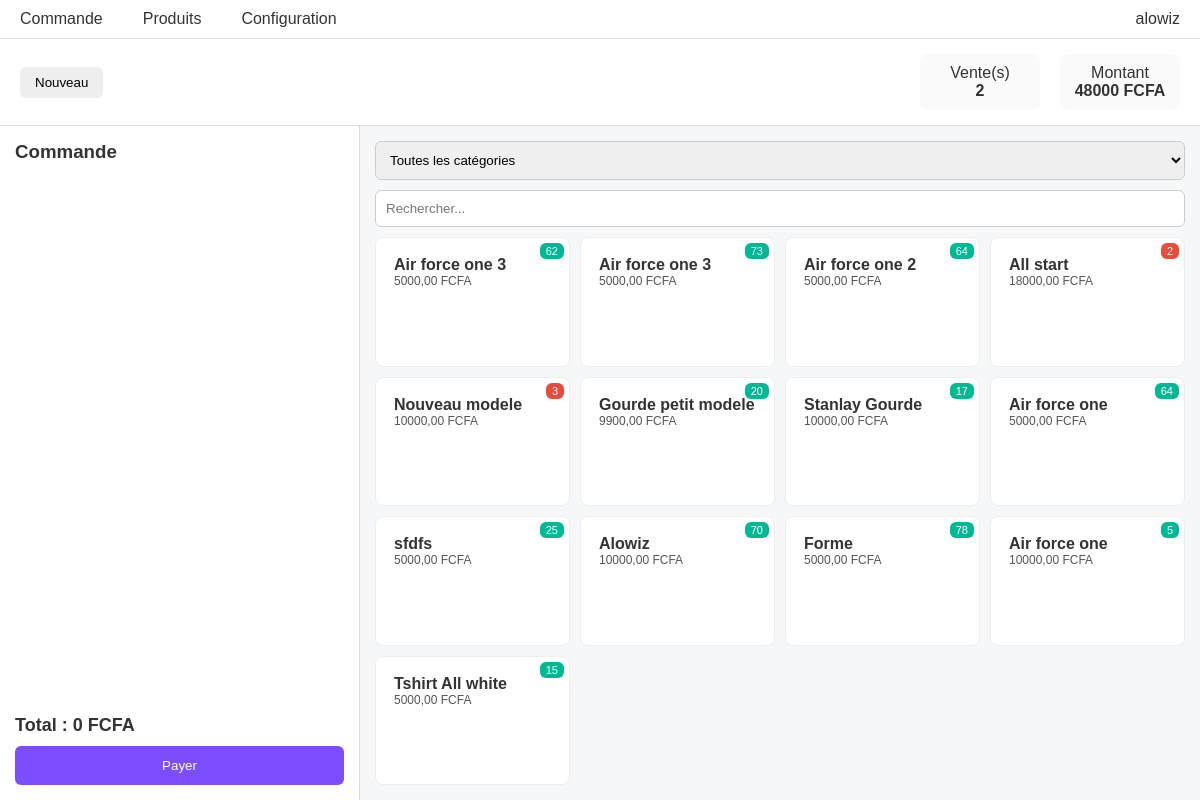
The page /sales/pos/ (signed in) on the database its author committed.
### products/models.py (models this page shows, shortened)
class Product(BaseModel):
    name = models.CharField(max_length=200)
    category = models.ForeignKey(Category, on_delete=models.CASCADE)
    unit = models.ForeignKey(Unit, on_delete=models.SET_NULL, null=True)
    sale_price = models.DecimalField(max_digits=10, decimal_places=2)
    cost_price = models.DecimalField(max_digits=10, decimal_places=2)
    company_id = models.IntegerField()
    quantity = models.IntegerField(default=0)
    image = models.ImageField(
        upload_to='products/',
        blank=True,
        null=True
    )

### sales/views.py (the view)
# urls.py: path('pos/', pos, name="pas"),
def pos(request):
    query = request.GET.get('q', '')
    category = request.GET.get('category', '')  # ✅ NEW
    user = request.user
    products = Product.objects.filter(created_by=user)
    if query:
        products = products.filter(name__icontains=query)
    if category:
        products = products.filter(category_id=category)
    products = products.order_by('-created_at')
    if request.headers.get('x-requested-with') == 'XMLHttpRequest':
        data = list(products.values(
            'id', 'name', 'quantity', 'sale_price'
        ))
        return JsonResponse(data, safe=False)
    categories = Category.objects.all()
    return render(request, "sales/pos.html", {
        "products": products[:30],  # limiter seulement côté affichage initial
        "categories": categories
    })

### connexion/templates/sales/pos.html (shortened to what this page needs)
<!DOCTYPE html>
<html lang="fr">
<head>
</head>
<body>
<div class="topbar">
    <div class="menu">
        <a href="{% url 'pas' %}">Commande</a>
        <a href="{% url 'product_list' %}">Produits</a>
          <div class="config">
            <a href="#" onclick="toggleMenu(event)">Configuration</a>
        </div>
    </div>
    <div class="right">
        <span>  {{ user.username }}</span>
    </div>
</div>
<div class="container">
    <div class="header">
        <button class="btn btn-light">Nouveau</button>
        <div class="stats">
            <div class="stat-box">
                Vente(s)<br><b>{{ ventes_count }}</b>
            </div>
            <div class="stat-box">
                Montant<br><b>{{ total_ventes }} FCFA</b>
            </div>
        </div>
    </div>
</div>
<div class="pos">
    <div class="cart">
        <h3>Commande</h3>
        <div id="cart-items" class="cart-items"></div>
        <div class="total">
            Total : <span id="total">0</span> FCFA
        </div>
        <button class="pay-btn" onclick="checkout()">Payer</button>
    </div>
    <div class="products">
        <select id="category" class="search">
            <option value="">Toutes les catégories</option>
        </select>
        <input type="text" id="search" class="search" placeholder="Rechercher...">
        <div class="product-grid" id="product-list">
            {% for product in products %}
            <div class="card"
                 onclick="addToCart('{{product.id}}','{{product.name}}','{{product.sale_price}}')">
                <div class="stock"
                     style="background: {% if product.quantity < 5 %}#e74c3c{% else %}#00b894{% endif %}">
                    {{ product.quantity }}
                </div>
                <div class="name">{{ product.name }}</div>
                <div class="price">{{ product.sale_price }} FCFA</div>
            </div>
            {% endfor %}
        </div>
    </div>
</div>
</body>
</html>

### connexion/templates/sales/pos.html (style rules this page uses)
* { margin:0; padding:0; box-sizing:border-box; }
body { font-family: Arial, sans-serif; background:#f6f7f9; color:#333; display:flex; flex-direction:column; height:100vh; overflow:hidden; }
.topbar { display:flex; justify-content:space-between; padding:10px 20px; background:white; border-bottom:1px solid #ddd; }
.menu a { margin-right:20px; text-decoration:none; color:#444; font-weight:500; }
.right { display:flex; align-items:center; }
.container { padding:15px 20px; background:white; border-bottom:1px solid #ddd; }
.header { display:flex; justify-content:space-between; align-items:center; }
.btn { padding:8px 15px; border-radius:6px; border:none; cursor:pointer; }
.btn-light { background:#eee; }
.stats { display:flex; gap:20px; }
.stat-box { background:#fafafa; padding:10px; border-radius:8px; text-align:center; width:120px; }
.pos { flex:1; display:flex; overflow:hidden; }
.cart { width:30%; background:#fff; padding:15px; border-right:1px solid #ddd; display:flex; flex-direction:column; }
.cart-items { flex:1; overflow:auto; }
.total { font-size:18px; font-weight:bold; margin-top:10px; }
.pay-btn { background:#7c4dff; color:#fff; border:none; padding:12px; border-radius:6px; margin-top:10px; cursor:pointer; }
.products { width:70%; padding:15px; display:flex; flex-direction:column; }
.search { padding:10px; margin-bottom:10px; border:1px solid #ccc; border-radius:6px; outline:none; }
.product-grid { flex:1; overflow:auto; display:grid; grid-template-columns: repeat(auto-fill, minmax(180px, 1fr)); gap:10px; }
.card { background:#fff; padding:18px; border-radius:8px; cursor:pointer; transition:0.2s; border:1px solid #eee; position:relative; }
.name { font-weight:bold; }
.price { font-size:12px; color:#555; }
.stock { position:absolute; top:5px; right:5px; color:#fff; font-size:11px; padding:2px 6px; border-radius:6px; }
.topbar { display: flex; justify-content: space-between; padding: 10px 20px; color: #333; }
.menu { display: flex; gap: 20px; align-items: center; }
.menu a { color: #333; text-decoration: none; }
.config { position: relative; }

### rows shown on the page
Product: quantity "62", name "Air force one 3", sale_price "5000,00"
Product: quantity "73", name "Air force one 3", sale_price "5000,00"
Product: quantity "64", name "Air force one 2", sale_price "5000,00"
Product: quantity "2", name "All start", sale_price "18000,00"
Product: quantity "3", name "Nouveau modele", sale_price "10000,00"
Product: quantity "20", name "Gourde petit modele", sale_price "9900,00"
Product: quantity "17", name "Stanlay Gourde", sale_price "10000,00"
Product: quantity "64", name "Air force one", sale_price "5000,00"
Product: quantity "25", name "sfdfs", sale_price "5000,00"
Product: quantity "70", name "Alowiz", sale_price "10000,00"
Product: quantity "78", name "Forme", sale_price "5000,00"
Product: quantity "5", name "Air force one", sale_price "10000,00"
Product: quantity "15", name "Tshirt All white", sale_price "5000,00"

### other values the page prints
{{ user.username }} "alowiz"
{{ ventes_count }} "2"
{{ total_ventes }} "48000"
